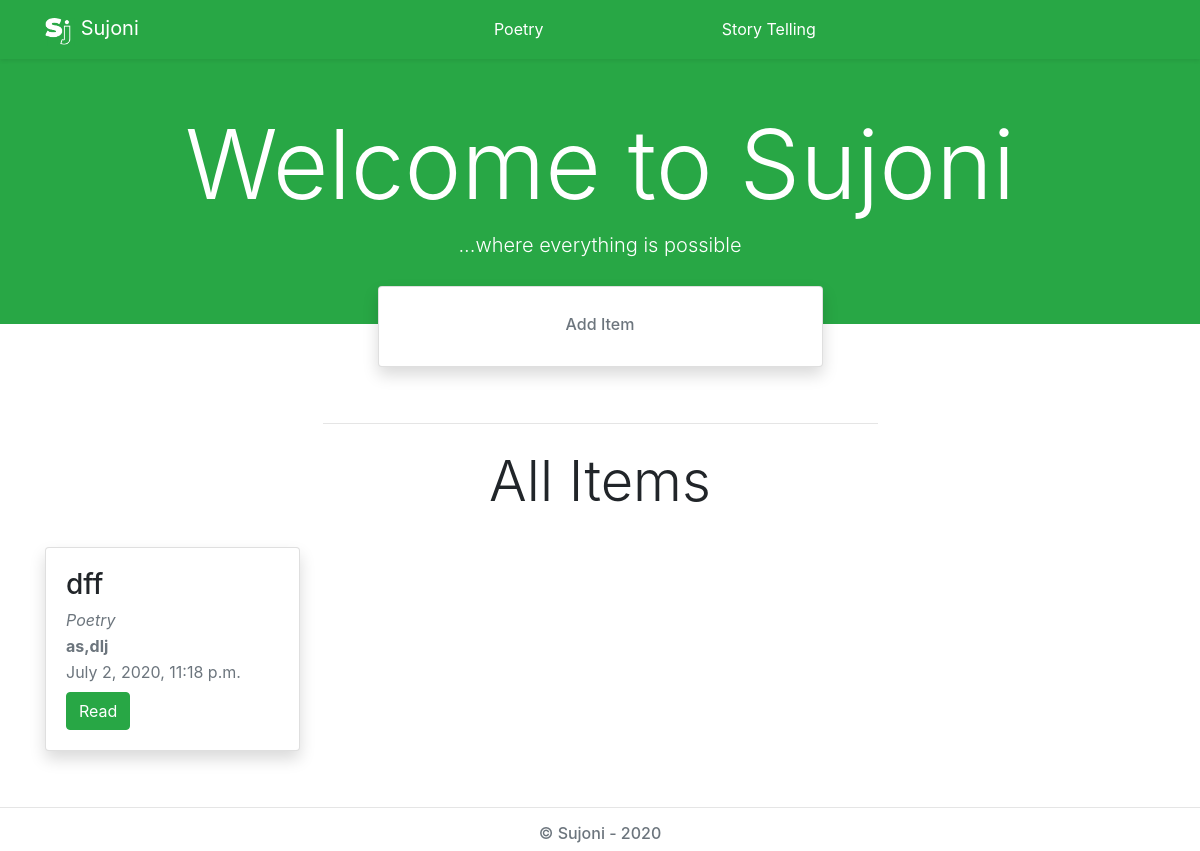
/, run on an earlier commit of the app's database.
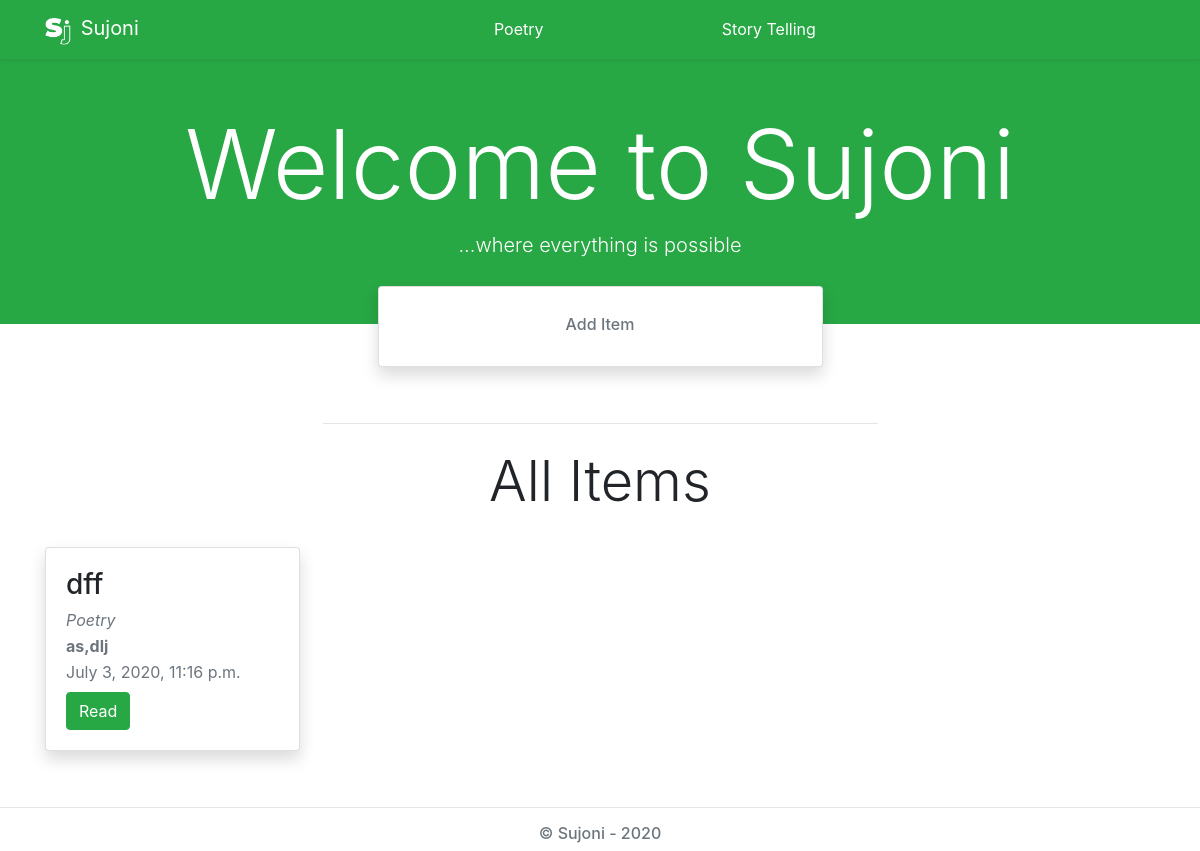
And on a later commit of the database.
### playground/models.py (models this page shows, shortened)
class Item(models.Model):
    id = models.UUIDField(primary_key=True, default=uuid4, editable=False)
    category = models.ForeignKey(Category, on_delete=models.CASCADE)
    owner = models.CharField(max_length=200, null=False, default='User')
    title = models.CharField(max_length=200, null=False, default='Title')
    pub_date = models.DateTimeField(auto_now=True)
    content = models.TextField()

class Category(models.Model):
    id = models.UUIDField(primary_key=True, default=uuid4, editable=False)
    title = models.CharField(max_length=200, null=False, default='Category')
    def __str__(self):
        return self.title

### playground/views.py (the view)
# urls.py: path('', views.index, name='index'),
def index(request):
    categories = Category.objects.all()
    items = Item.objects.all()
    return render(request, 'playground/index.html', {
        'categories': categories,
        'items': items
    })

### playground/templates/playground/index.html (shortened to what this page needs)
{% extends '../base.html' %}
{% load static %}
{% block body %}
<div class="jumbotron jumbotron-fluid bg-success text-center py-5">
    <div class="container">
        <div class="text-white">
            <h1 class="display-1">Welcome to Sujoni</h1>
            <p class="lead">...where everything is possible</p>
        </div>
    </div>
</div>
<div class="container">
    <div class="row justify-content-center text-center effect">
        <div class="col-sm-5">
            <div class="card shadow mb-2 animate">
                <a href="{% url 'playground:add_item' %}">
                    <div class="card-body">
                        <h6 class="text-muted card-title mt-2">Add Item</h6>
                    </div>
                </a>
            </div>
        </div>
    </div>
    <hr class="w-50 mt-5 pb-2" />
    <h1 class="display-4 text-center pb-4">All Items</h1>
    <div class="row">
        {% if items %}
        {% for item in items %}
        <div class="col-sm-6 col-lg-3">
            <div class="card mb-2 shadow">
                <div class="card-body">
                    <h3 class="card-title text-truncate">{{ item.title }}</h3>
                    <p class="card-subtitle text-muted mb-2 text-truncate"><em>{{ item.category }}</em></p>
                    <p class="card-subtitle text-muted mb-2 text-truncate"><strong>{{ item.owner }}</strong></p>
                    <p class="card-subtitle text-muted mb-2 text-truncate">{{ item.pub_date }}</p>
                    <a class="btn btn-success" href="{% url 'playground:read_item' item.id %}">Read</a>
                </div>
            </div>
        </div>
        {% endfor %}
        {% endif %}
    </div>
</div>
{% endblock %}

What changed in the data, as far as the page shows it:
changed Item "dff": pub_date "July 2, 2020, 11:18 p.m." → "July 3, 2020, 11:16 p.m."
